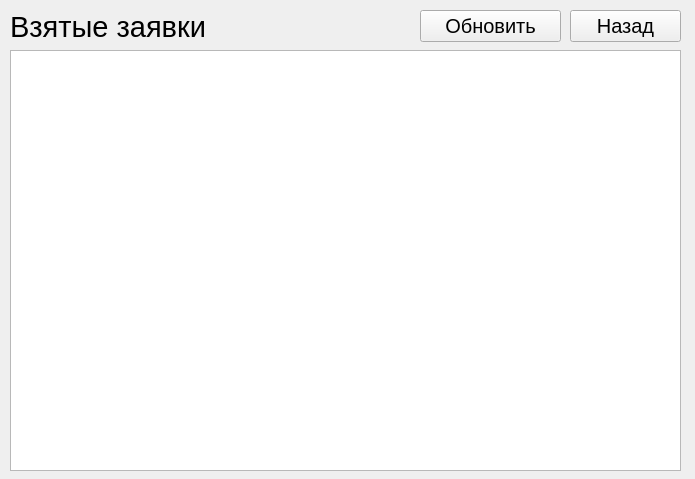
<?xml version="1.0" encoding="UTF-8"?>
<ui version="4.0">
 <class>Form</class>
 <widget class="QWidget" name="Form">
  <property name="geometry">
   <rect>
    <x>0</x>
    <y>0</y>
    <width>695</width>
    <height>479</height>
   </rect>
  </property>
  <property name="windowTitle">
   <string>Взятые заявки</string>
  </property>
  <property name="windowIcon">
   <iconset resource="../pdricons.qrc">
    <normaloff>:/icons/Archivist/icon.ico</normaloff>:/icons/Archivist/icon.ico</iconset>
  </property>
  <widget class="QLabel" name="label">
   <property name="geometry">
    <rect>
     <x>10</x>
     <y>10</y>
     <width>241</width>
     <height>35</height>
    </rect>
   </property>
   <property name="text">
    <string>&lt;html&gt;&lt;head/&gt;&lt;body&gt;&lt;p&gt;&lt;span style=&quot; font-size:22pt;&quot;&gt;Взятые заявки&lt;/span&gt;&lt;/p&gt;&lt;/body&gt;&lt;/html&gt;</string>
   </property>
  </widget>
  <widget class="QPushButton" name="pushButton">
   <property name="geometry">
    <rect>
     <x>570</x>
     <y>10</y>
     <width>111</width>
     <height>32</height>
    </rect>
   </property>
   <property name="font">
    <font>
     <pointsize>15</pointsize>
    </font>
   </property>
   <property name="text">
    <string>Назад</string>
   </property>
   <property name="icon">
    <iconset resource="../pdricons.qrc">
     <normaloff>:/icons/icons/Рисунок15.png</normaloff>:/icons/icons/Рисунок15.png</iconset>
   </property>
   <property name="iconSize">
    <size>
     <width>20</width>
     <height>20</height>
    </size>
   </property>
  </widget>
  <widget class="QListWidget" name="listWidget">
   <property name="geometry">
    <rect>
     <x>10</x>
     <y>50</y>
     <width>671</width>
     <height>421</height>
    </rect>
   </property>
   <property name="font">
    <font>
     <pointsize>13</pointsize>
    </font>
   </property>
  </widget>
  <widget class="QPushButton" name="pushButton_2">
   <property name="geometry">
    <rect>
     <x>420</x>
     <y>10</y>
     <width>141</width>
     <height>32</height>
    </rect>
   </property>
   <property name="font">
    <font>
     <pointsize>15</pointsize>
    </font>
   </property>
   <property name="text">
    <string>Обновить</string>
   </property>
   <property name="icon">
    <iconset resource="../pdricons.qrc">
     <normaloff>:/icons/icons/Рисунок16.png</normaloff>:/icons/icons/Рисунок16.png</iconset>
   </property>
   <property name="iconSize">
    <size>
     <width>20</width>
     <height>20</height>
    </size>
   </property>
  </widget>
 </widget>
 <resources>
  <include location="../pdricons.qrc"/>
 </resources>
 <connections/>
</ui>
